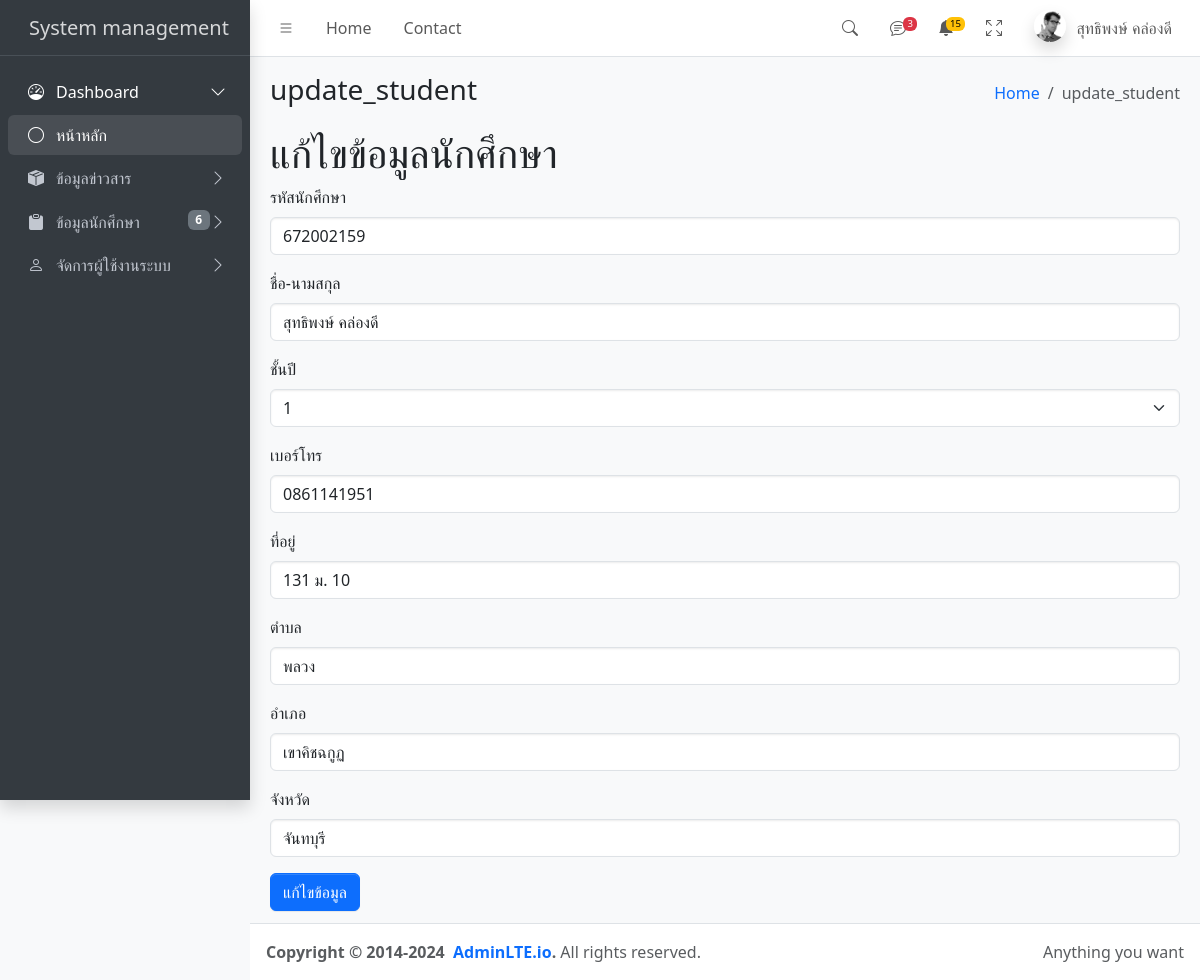
/admin/?id=update_student&s_id=1 (signed in), run on the app's committed database.
### tables this page shows
CREATE TABLE `student` (
  `id` int(10) NOT NULL,
  `id_student` varchar(20) NOT NULL,
  `std_name` varchar(800) NOT NULL,
  `std_level` varchar(200) NOT NULL,
  `std_phone` varchar(10) NOT NULL,
  `std_address` varchar(400) NOT NULL,
  `std_district` varchar(200) NOT NULL,
  `std_county` varchar(200) NOT NULL,
  `std_province` varchar(200) NOT NULL,
  `date` timestamp NOT NULL DEFAULT current_timestamp()
);

### admin/update_student.php (the view, shortened to what this page needs)
<?php
include_once "conn.php";
$s_id = $_GET["s_id"]??"";
$sql = "SELECT * FROM student WHERE id=$s_id";
$result = $conn->query($sql);
if ($result->num_rows > 0) {
  while($row = $result->fetch_assoc()) {
    $id_student = $row["id_student"];
    $std_name = $row["std_name"];
    $std_level = $row["std_level"];
    $std_phone = $row["std_phone"];
    $std_address = $row["std_address"];
    $std_district = $row["std_district"];
    $std_county = $row["std_county"];
    $std_province = $row["std_province"];
  }
} else {
  echo "0 results";
}
?>
<h1>แก้ไขข้อมูลนักศึกษา</h1>
<form action="update_student_verify.php" method="POST">
  <div class="mb-3">
    <label for="id_student" class="form-label">รหัสนักศึกษา</label>
    <input type="text" class="form-control" value="<?=$id_student?>" id="id_student" name="id_student">
  </div>
  <div class="mb-3">
    <label for="std_name" class="form-label">ชื่อ-นามสกุล</label>
    <input type="text" class="form-control" value="<?=$std_name?>" id="std_name" name="std_name">
  </div>
  <div class="mb-3">
    <label for="std_level" class="form-label">ชั้นปี</label>
    <select class="form-select" name="std_level">
        <option value="1"<?php if($std_level=="1"){echo "selected";}?>>1</option>
    </select>
  </div>
  <div class="mb-3">
    <label for="std_phone" class="form-label">เบอร์โทร</label>
    <input type="text" class="form-control" value="<?=$std_phone?>" id="std_phone" name="std_phone">
  </div>
  <div class="mb-3">
    <label for="std_address" class="form-label">ที่อยู่</label>
    <input type="text" class="form-control" value="<?=$std_address?>" id="std_address" name="std_address">
  </div>
  <div class="mb-3">
    <label for="std_district" class="form-label">ตำบล</label>
    <input type="text" class="form-control" value="<?=$std_district?>" id="std_district" name="std_district">
  </div>
  <div class="mb-3">
    <label for="std_county" class="form-label">อำเภอ</label>
    <input type="text" class="form-control" value="<?=$std_county?>" id="std_county" name="std_county">
  </div>
  <div class="mb-3">
    <label for="std_province" class="form-label">จังหวัด</label>
    <input type="text" class="form-control" value="<?=$std_province?>" id="std_province" name="std_province">
  </div>
  <button type="submit" class="btn btn-primary" onclick="return confirm('คุณต้องการแก้ไขข้อมูลของคุณ <?=$std_name?> หรือไม่?')">แก้ไขข้อมูล</button>
</form>

### data on the page
student: id_student "672002159", std_name "สุทธิพงษ์ คล่องดี", std_level "1", std_phone "0861141951", std_address "131 ม. 10", std_district "พลวง", std_county "เขาคิชฉกูฏ", std_province "จันทบุรี"

### other printed values
$_SESSION["_name"] "สุทธิพงษ์ คล่องดี"
$id "update_student"
